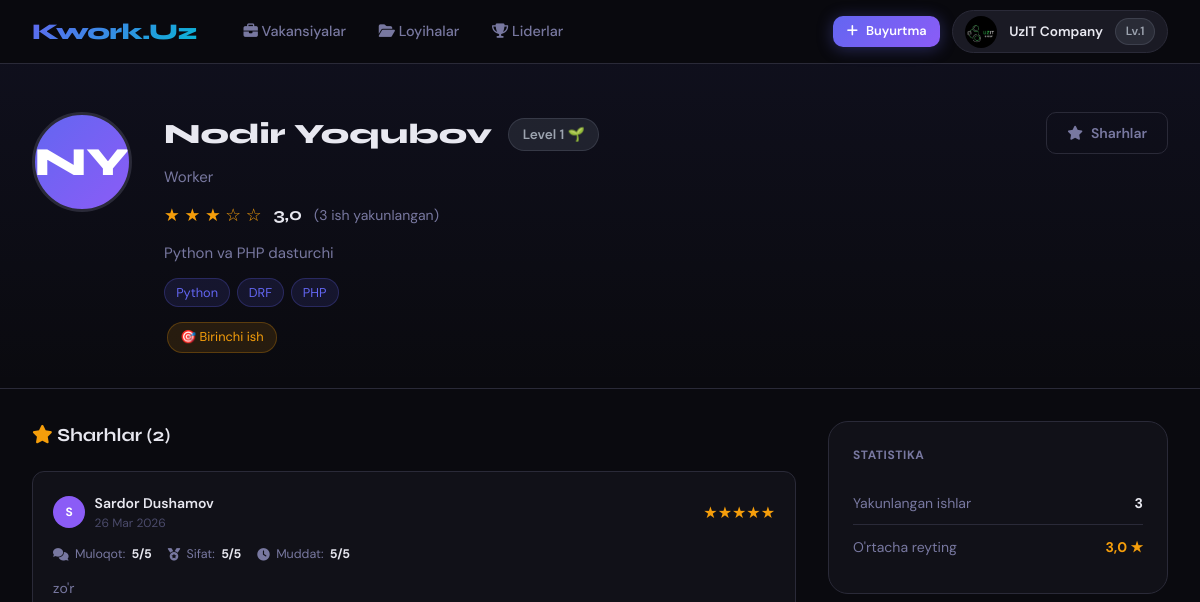
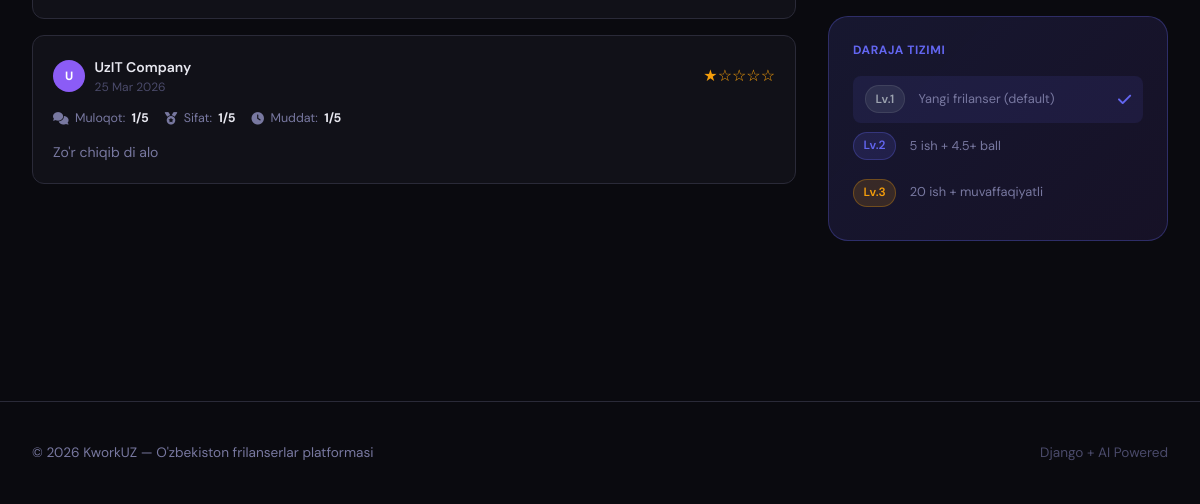
/marketplace/profile/nodiryoqubov/ (signed in), run on an earlier commit of the app's database (2 pictures, top to bottom).
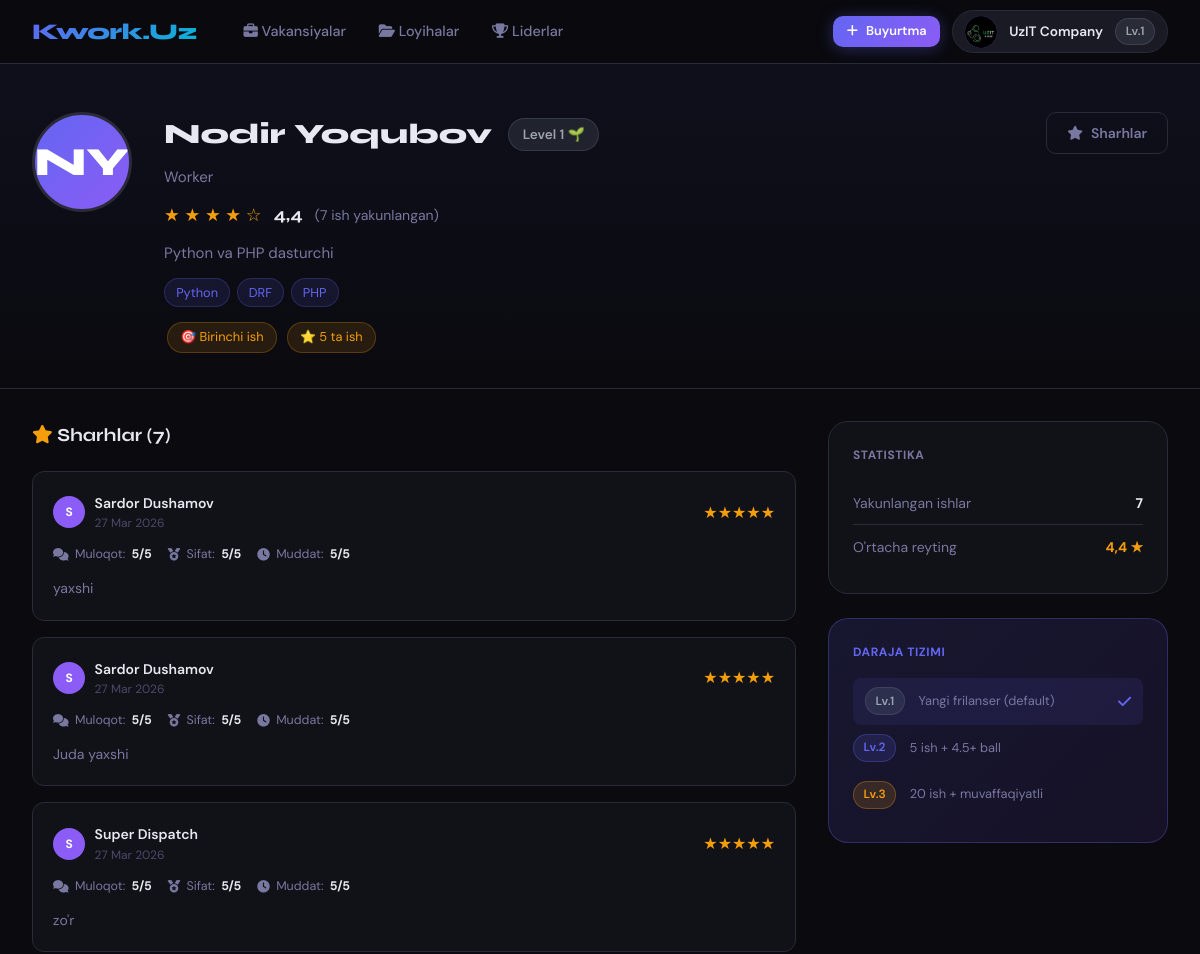
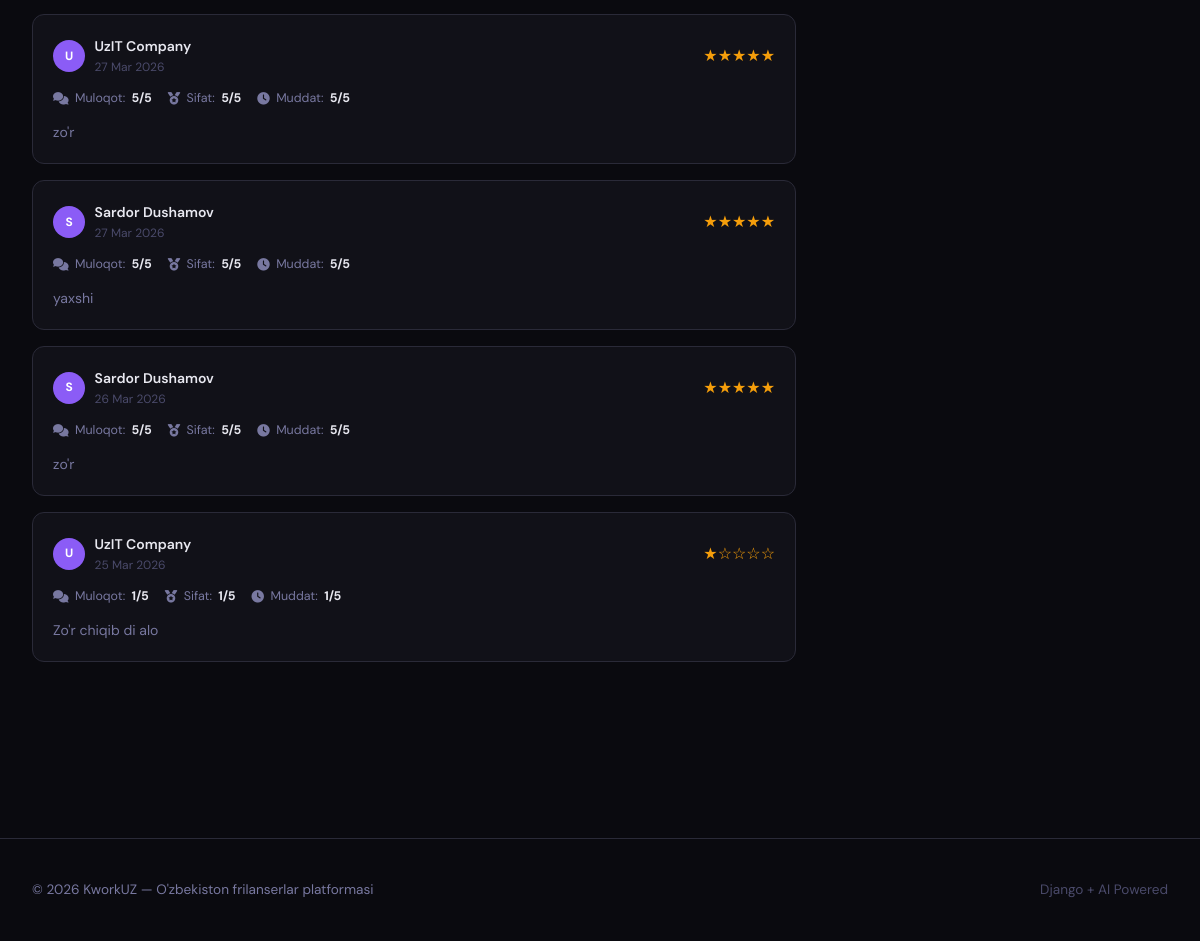
And on a later commit of the database (2 pictures, top to bottom).
### marketplace/models.py (models this page shows, shortened)
class Profile(models.Model):
    ROLE_CHOICES = [
        ('client', 'Kompaniya'),
        ('freelancer', 'Worker'),
    ]
    LEVEL_CHOICES = [
        (1, 'Level 1'),
        (2, 'Level 2'),
        (3, 'Level 3'),
    ]
    user = models.OneToOneField(User, on_delete=models.CASCADE, related_name='profile')
    role = models.CharField(max_length=20, choices=ROLE_CHOICES, default='freelancer')
    bio = models.TextField(blank=True)
    skills = models.TextField(blank=True)
    avatar = models.ImageField(upload_to='avatars/', blank=True, null=True)
    level = models.IntegerField(choices=LEVEL_CHOICES, default=1)
    rating = models.FloatField(default=0.0)
    completed_jobs_count = models.IntegerField(default=0)
    hourly_rate = models.DecimalField(max_digits=10, decimal_places=2, null=True, blank=True)
    portfolio_url = models.URLField(blank=True)
    location = models.CharField(max_length=100, blank=True)
    created_at = models.DateTimeField(auto_now_add=True)
    def get_skills_list(self):
        if self.skills:
            return [s.strip() for s in self.skills.split(',')]
        return []
    class Meta:
        verbose_name = 'Profil'
        verbose_name_plural = 'Profillar'

### reputation/models.py (models this page shows, shortened)
class Badge(models.Model):
    BADGE_CHOICES = [
        ('first_job', '🎯 Birinchi ish'),
        ('five_jobs', '⭐ 5 ta ish'),
        ('perfect_rating', '💎 Mukammal reyting'),
        ('fast_delivery', '⚡ Tez yetkazish'),
        ('top_rated', '🏆 Top worker'),
        ('veteran', '👑 Veteran'),
    ]
    user = models.ForeignKey(
        User,
        on_delete=models.CASCADE,
        related_name='badges'
    )
    badge_type = models.CharField(max_length=30, choices=BADGE_CHOICES)
    awarded_at = models.DateTimeField(auto_now_add=True)
    class Meta:
        unique_together = ['user', 'badge_type']
        verbose_name = 'Nishon'
        verbose_name_plural = 'Nishonlar'

class Review(models.Model):
    project = models.ForeignKey(
        'marketplace.Project',
        on_delete=models.CASCADE,
        related_name='reviews'
    )
    reviewer = models.ForeignKey(
        User,
        on_delete=models.CASCADE,
        related_name='given_reviews'
    )
    freelancer = models.ForeignKey(
        User,
        on_delete=models.CASCADE,
        related_name='received_reviews'
    )
    stars = models.FloatField(
        validators=[MinValueValidator(1.0), MaxValueValidator(5.0)]
    )
    comment = models.TextField()
    communication_score = models.IntegerField(
        validators=[MinValueValidator(1), MaxValueValidator(5)],
        default=5
    )
    quality_score = models.IntegerField(
        validators=[MinValueValidator(1), MaxValueValidator(5)],
        default=5
    )
    deadline_score = models.IntegerField(
        validators=[MinValueValidator(1), MaxValueValidator(5)],
        default=5
    )
    created_at = models.DateTimeField(auto_now_add=True)
    class Meta:
        ordering = ['-created_at']
        verbose_name = 'Sharh'
        verbose_name_plural = 'Sharhlar'
        unique_together = ['project', 'reviewer', 'freelancer']

### marketplace/views.py (the view)
# urls.py: path('profile/<str:username>/', views.profile_view, name='profile'),
def profile_view(request, username):
    user = get_object_or_404(User, username=username)
    from reputation.models import Review
    reviews = Review.objects.filter(freelancer=user).order_by('-created_at')[:10]
    return render(request, 'marketplace/profile.html', {'profile_user': user, 'profile': user.profile, 'reviews': reviews})

### templates/marketplace/profile.html (shortened to what this page needs)
{% extends "base/base.html" %}
{% block content %}
<div class="profile-hero">
  <div class="container">
    <div class="profile-top">
      <div class="profile-avatar-xl">
        {% if profile.avatar %}<img src="{{ profile.avatar.url }}">
        {% else %}{{ profile_user.first_name|first|upper }}{{ profile_user.last_name|first|upper }}{% endif %}
      </div>
      <div style="flex:1;">
        <div style="display:flex;align-items:center;gap:1rem;flex-wrap:wrap;margin-bottom:0.5rem;">
          <h1 style="font-family:var(--font-display);font-size:1.75rem;font-weight:800;">
            {{ profile_user.get_full_name|default:profile_user.username }}
          </h1>
          <span class="level-badge level-{{ profile.level }}" style="font-size:0.85rem;padding:0.3rem 0.85rem;">
            Level {{ profile.level }}
            {% if profile.level == 3 %}👑{% elif profile.level == 2 %}⭐{% else %}🌱{% endif %}
          </span>
        </div>
        <div style="color:var(--text-muted);margin-bottom:0.75rem;">{{ profile.get_role_display }}</div>
        <div style="display:flex;align-items:center;gap:0.75rem;margin-bottom:0.75rem;">
          <span style="color:var(--gold);font-size:1.1rem;">
            {% for i in "12345" %}
                {% if forloop.counter <= profile.rating %}★{% else %}☆{% endif %}
            {% endfor %}
          </span>
          <span style="font-family:var(--font-display);font-weight:700;font-size:1.1rem;">{{ profile.rating|floatformat:1 }}</span>
          <span style="color:var(--text-muted);font-size:0.875rem;">({{ profile.completed_jobs_count }} ish yakunlangan)</span>
        </div>
        {% if profile.bio %}
        <p style="color:var(--text-muted);line-height:1.7;max-width:600px;">{{ profile.bio }}</p>
        {% endif %}
        {% if profile.skills %}
        <div class="skills-wrap">
          {% for skill in profile.get_skills_list %}
          <span style="background:rgba(99,102,241,0.12);border:1px solid rgba(99,102,241,0.25);color:var(--accent);padding:0.2rem 0.7rem;border-radius:100px;font-size:0.8rem;">{{ skill }}</span>
          {% endfor %}
        </div>
        {% endif %}
        {% with profile_user.badges.all as badges %}
        {% if badges %}
        <div style="margin-top:0.75rem;">
          {% for badge in badges %}
          <span class="badge-chip">{{ badge.get_badge_type_display }}</span>
          {% endfor %}
        </div>
        {% endif %}
        {% endwith %}
      </div>
      <div style="display:flex;flex-direction:column;gap:0.75rem;">
        {% if user.is_authenticated and user != profile_user %}
            <a href="{% url 'reputation:freelancer_reviews' profile_user.username %}" class="btn btn-ghost"><i class="fas fa-star"></i> Sharhlar</a>
        {% endif %}
      </div>
    </div>
  </div>
</div>
<div class="container">
  <div class="profile-body">
    <div>
      <div style="font-family:var(--font-display);font-weight:700;font-size:1.15rem;margin-bottom:1.25rem;">
        <i class="fas fa-star" style="color:var(--gold);"></i> Sharhlar ({{ reviews|length }})
      </div>
      {% for review in reviews %}
      <div class="review-card">
        <div class="review-header">
          <div class="reviewer-info">
            <div class="rev-av">{{ review.reviewer.first_name|first|upper }}</div>
            <div>
              <div style="font-weight:600;font-size:0.875rem;">{{ review.reviewer.get_full_name|default:review.reviewer.username }}</div>
              <div style="color:var(--text-dim);font-size:0.75rem;">{{ review.created_at|date:"d M Y" }}</div>
            </div>
          </div>
          <div style="color:var(--gold);font-size:1rem;">
            {% for i in "12345" %}{% if forloop.counter <= review.stars %}★{% else %}☆{% endif %}{% endfor %}
          </div>
        </div>
        <div class="score-row">
          <div class="score-item"><i class="fas fa-comments"></i> Muloqot: <strong>{{ review.communication_score }}/5</strong></div>
          <div class="score-item"><i class="fas fa-medal"></i> Sifat: <strong>{{ review.quality_score }}/5</strong></div>
          <div class="score-item"><i class="fas fa-clock"></i> Muddat: <strong>{{ review.deadline_score }}/5</strong></div>
        </div>
        <p style="color:var(--text-muted);font-size:0.875rem;line-height:1.6;">{{ review.comment }}</p>
      </div>
      {% empty %}
      <div style="text-align:center;padding:3rem;color:var(--text-muted);">
        <i class="fas fa-star" style="font-size:2rem;opacity:0.2;"></i>
        <p style="margin-top:0.75rem;">Hali sharh yo'q</p>
      </div>
      {% endfor %}
    </div>
    <div>
      <div class="sidebar-card" style="background:var(--bg2);border:1px solid var(--border);border-radius:var(--radius-lg);padding:1.5rem;margin-bottom:1.5rem;">
        <div style="font-size:0.75rem;text-transform:uppercase;letter-spacing:0.05em;color:var(--text-muted);font-weight:700;margin-bottom:1rem;">Statistika</div>
        <div class="sidebar-stat">
          <span style="color:var(--text-muted);">Yakunlangan ishlar</span>
          <strong>{{ profile.completed_jobs_count }}</strong>
        </div>
        <div class="sidebar-stat">
          <span style="color:var(--text-muted);">O'rtacha reyting</span>
          <strong style="color:var(--gold);">{{ profile.rating|floatformat:1 }} ★</strong>
        </div>
      </div>
      <div style="background:linear-gradient(135deg,rgba(99,102,241,0.15),rgba(139,92,246,0.1));border:1px solid rgba(99,102,241,0.3);border-radius:var(--radius-lg);padding:1.5rem;">
        <div style="font-size:0.75rem;text-transform:uppercase;letter-spacing:0.05em;color:var(--accent);font-weight:700;margin-bottom:1rem;">Daraja tizimi</div>
        {% for lvl in "123" %}
        <div style="display:flex;align-items:center;gap:0.85rem;padding:0.6rem 0;
          {% if forloop.counter == profile.level %}background:rgba(99,102,241,0.1);border-radius:8px;padding:0.6rem 0.75rem;{% endif %}">
          <span class="level-badge level-{{ forloop.counter }}">Lv.{{ forloop.counter }}</span>
          <div style="font-size:0.8rem;color:var(--text-muted);">
            {% if forloop.counter == 1 %}Yangi frilanser (default)
            {% elif forloop.counter == 2 %}5 ish + 4.5+ ball
            {% else %}20 ish + muvaffaqiyatli{% endif %}
          </div>
          {% if forloop.counter == profile.level %}<i class="fas fa-check" style="color:var(--accent);margin-left:auto;"></i>{% endif %}
        </div>
        {% endfor %}
      </div>
    </div>
  </div>
</div>
{% endblock %}

### templates/base/base.html (shortened to what this page needs)
{% load static %}
<!DOCTYPE html>
<html lang="uz" data-theme="dark">
<head>
  <link rel="stylesheet" href="https://cdnjs.cloudflare.com/ajax/libs/font-awesome/6.5.0/css/all.min.css"/>
</head>
<body>
<nav class="navbar">
  <div class="nav-inner">
    <a href="{% url 'marketplace:home' %}" class="nav-logo">Kwork.Uz</a>
    <div class="nav-links">
      <a href="{% url 'marketplace:vacancy_list' %}">
        <i class="fas fa-briefcase"></i> Vakansiyalar
      </a>
      {% if user.is_authenticated %}
      <a href="{% url 'negotiation:my_projects' %}">
        <i class="fas fa-folder-open"></i> Loyihalar
      </a>
      {% endif %}
      <a href="{% url 'reputation:leaderboard' %}">
        <i class="fas fa-trophy"></i> Liderlar
      </a>
    </div>
    <div class="nav-right">
      {% if user.is_authenticated %}
        {% if user.profile.role == 'client' %}
        <a href="{% url 'marketplace:vacancy_create' %}" class="btn btn-primary btn-sm">
          <i class="fas fa-plus"></i> Buyurtma
        </a>
        {% endif %}
        <div class="dropdown" id="userDropdown">
          <a class="avatar-wrap" onclick="toggleDropdown()" href="#">
            <div class="avatar">
              {% if user.profile.avatar %}
                <img src="{{ user.profile.avatar.url }}" alt="">
              {% else %}
                {{ user.first_name|first|upper }}{{ user.last_name|first|upper }}
              {% endif %}
            </div>
            <span style="font-size:0.85rem; font-weight:600;">{{ user.get_full_name|default:user.username }}</span>
            <span class="level-badge level-{{ user.profile.level }}">Lv.{{ user.profile.level }}</span>
          </a>
        </div>
      {% else %}
        <a href="{% url 'auth:login' %}" class="btn btn-ghost btn-sm">Kirish</a>
        <a href="{% url 'auth:register' %}" class="btn btn-primary btn-sm">Ro'yxat</a>
      {% endif %}
    </div>
  </div>
</nav>
{% block content %}{% endblock %}
<footer class="footer">
  <div class="footer-inner">
    <span>© 2026 KworkUZ — O'zbekiston frilanserlar platformasi</span>
    <span style="color:var(--text-dim);">Django + AI Powered</span>
  </div>
</footer>
</body>
</html>

### templates/base/base.html (style rules this page uses)
:root { --bg: #0a0a0f; --bg2: #111118; --bg3: #1a1a24; --border: #2a2a38; --border-glow: rgba(99,102,241,0.4); --text: #e8e8f0; --text-muted: #7878a0; --text-dim: #4a4a6a; --accent: #6366f1; --accent2: #8b5cf6; --accent3: #06b6d4; --green: #10b981; --orange: #f59e0b; --red: #ef4444; --gold: #f59e0b; --radius: 12px; --radius-lg: 20px; --shadow: 0 4px 24px rgba(0,0,0,0.4); --shadow-accent: 0 0 30px rgba(99,102,241,0.15); --transition: 0.2s cubic-bezier(0.4,0,0.2,1); --font-display: 'Syne', sans-serif; --font-body: 'DM Sans', sans-serif; }
*, *::before, *::after { box-sizing: border-box; margin: 0; padding: 0; }
html { scroll-behavior: smooth; }
body { background: var(--bg); color: var(--text); font-family: var(--font-body); font-size: 15px; line-height: 1.6; min-height: 100vh; overflow-x: hidden; }
.navbar { position: sticky; top: 0; z-index: 1000; background: rgba(10,10,15,0.85); backdrop-filter: blur(20px); border-bottom: 1px solid var(--border); padding: 0 2rem; height: 64px; display: flex; align-items: center; }
.nav-inner { width: 100%; max-width: 1280px; margin: 0 auto; display: flex; align-items: center; gap: 2rem; }
.nav-logo { font-family: var(--font-display); font-size: 1.4rem; font-weight: 800; background: linear-gradient(135deg, var(--accent), var(--accent3)); -webkit-background-clip: text; -webkit-text-fill-color: transparent; text-decoration: none; letter-spacing: -0.5px; flex-shrink: 0; }
.nav-links { display: flex; align-items: center; gap: 0.25rem; flex: 1; }
.nav-links a { padding: 0.4rem 0.9rem; color: var(--text-muted); text-decoration: none; border-radius: 8px; font-size: 0.9rem; font-weight: 500; transition: var(--transition); }
.nav-right { display: flex; align-items: center; gap: 0.75rem; margin-left: auto; }
.btn { display: inline-flex; align-items: center; justify-content: center; gap: 0.5rem; padding: 0.55rem 1.25rem; border-radius: 10px; border: none; cursor: pointer; font-family: var(--font-body); font-size: 0.875rem; font-weight: 600; text-decoration: none; transition: var(--transition); white-space: nowrap; }
.btn-primary { background: linear-gradient(135deg, var(--accent), var(--accent2)); color: #fff; box-shadow: 0 2px 16px rgba(99,102,241,0.35); }
.btn-ghost { background: transparent; color: var(--text-muted); border: 1px solid var(--border); }
.btn-sm { padding: 0.35rem 0.85rem; font-size: 0.8rem; }
.avatar-wrap { display: flex; align-items: center; gap: 0.75rem; padding: 0.3rem 0.75rem; background: var(--bg3); border-radius: 100px; border: 1px solid var(--border); cursor: pointer; transition: var(--transition); text-decoration: none; color: var(--text); }
.avatar { width: 32px; height: 32px; border-radius: 50%; background: linear-gradient(135deg, var(--accent), var(--accent2)); display: flex; align-items: center; justify-content: center; font-family: var(--font-display); font-weight: 700; font-size: 0.85rem; color: #fff; flex-shrink: 0; overflow: hidden; }
.avatar img { width: 100%; height: 100%; object-fit: cover; }
.level-badge { display: inline-flex; align-items: center; gap: 0.3rem; padding: 0.2rem 0.6rem; border-radius: 100px; font-size: 0.75rem; font-weight: 600; }
.level-1 { background: rgba(107,114,128,0.2); color: #9ca3af; border: 1px solid rgba(107,114,128,0.3); }
.level-2 { background: rgba(99,102,241,0.15); color: var(--accent); border: 1px solid rgba(99,102,241,0.3); }
.level-3 { background: rgba(245,158,11,0.15); color: var(--gold); border: 1px solid rgba(245,158,11,0.3); }
.container { max-width: 1280px; margin: 0 auto; padding: 0 2rem; }
.footer { margin-top: 6rem; border-top: 1px solid var(--border); padding: 2.5rem 0; color: var(--text-muted); font-size: 0.85rem; }
.footer-inner { max-width: 1280px; margin: 0 auto; padding: 0 2rem; display: flex; align-items: center; justify-content: space-between; }
.dropdown { position: relative; }

What changed in the data, as far as the page shows it:
changed Profile "Worker": rating "3,0" → "4,4"; completed_jobs_count "3" → "7"
added Badge: badge_type "⭐ 5 ta ish"
added Review: reviewer.first_name|first "S", reviewer.get_full_name "Sardor Dushamov", created_at "27 Mar 2026", stars 5 (drawn), communication_score "5", quality_score "5", deadline_score "5", comment "yaxshi"
added Review: reviewer.first_name|first "S", reviewer.get_full_name "Sardor Dushamov", created_at "27 Mar 2026", stars 5 (drawn), communication_score "5", quality_score "5", deadline_score "5", comment "Juda yaxshi"
added Review: reviewer.first_name|first "S", reviewer.get_full_name "Super Dispatch", created_at "27 Mar 2026", stars 5 (drawn), communication_score "5", quality_score "5", deadline_score "5", comment "zo'r"
added Review: reviewer.first_name|first "U", reviewer.get_full_name "UzIT Company", created_at "27 Mar 2026", stars 5 (drawn), communication_score "5", quality_score "5", deadline_score "5", comment "zo'r"
added Review: reviewer.first_name|first "S", reviewer.get_full_name "Sardor Dushamov", created_at "27 Mar 2026", stars 5 (drawn), communication_score "5", quality_score "5", deadline_score "5", comment "yaxshi"
Also different on the page:
{{ reviews|length }}: "2" → "7"
